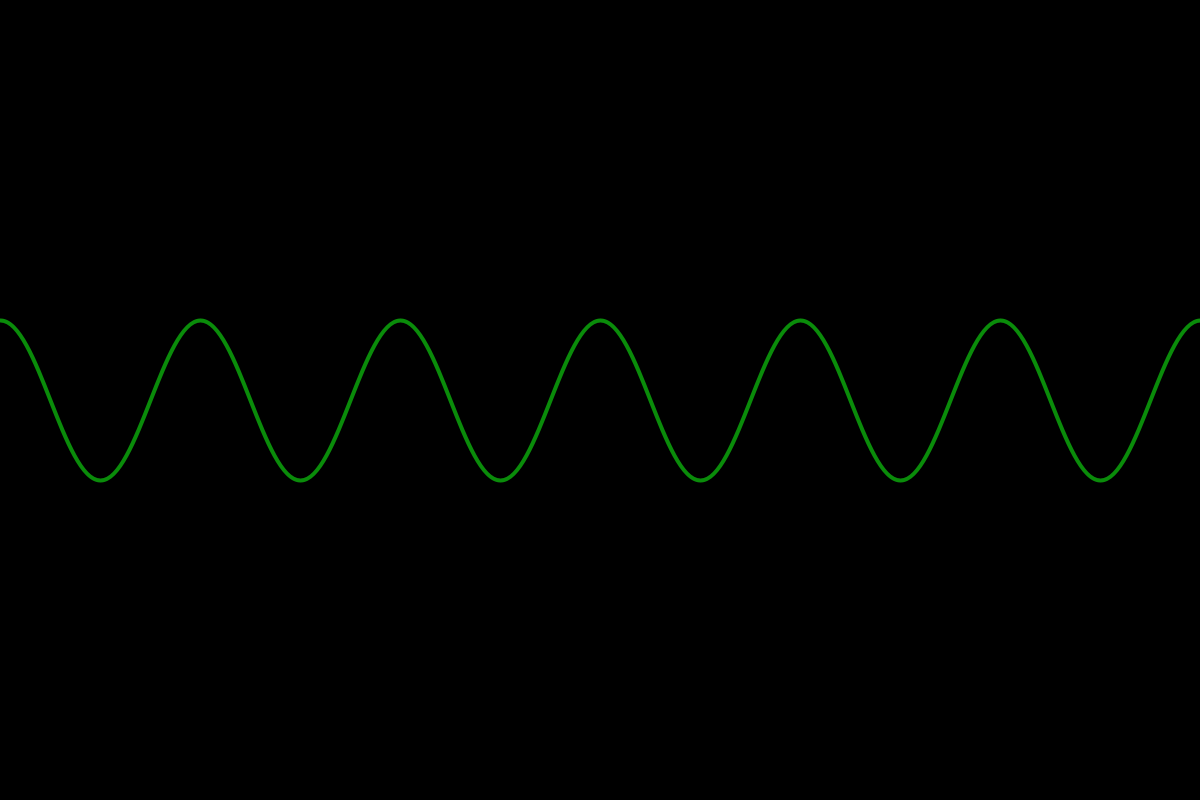
Frame 1 (no input)
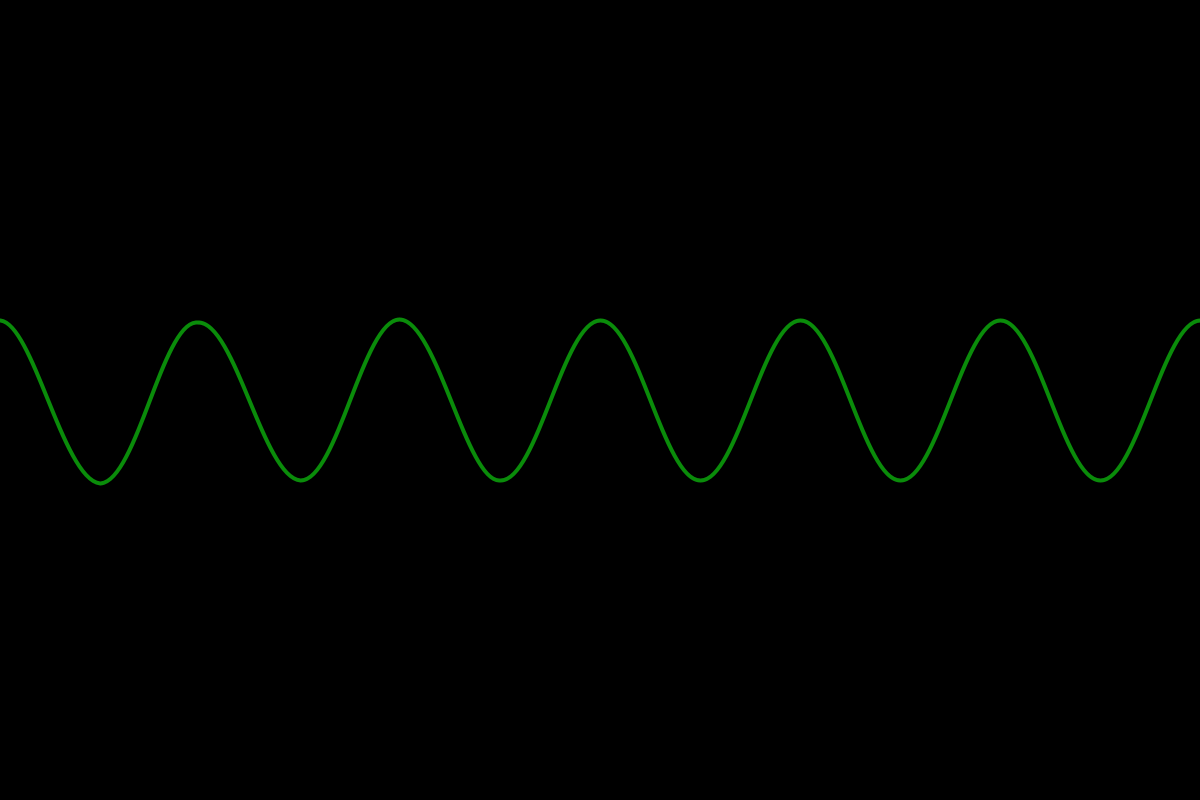
Frame 60 (the mouse pressed at the canvas centre just before this capture)
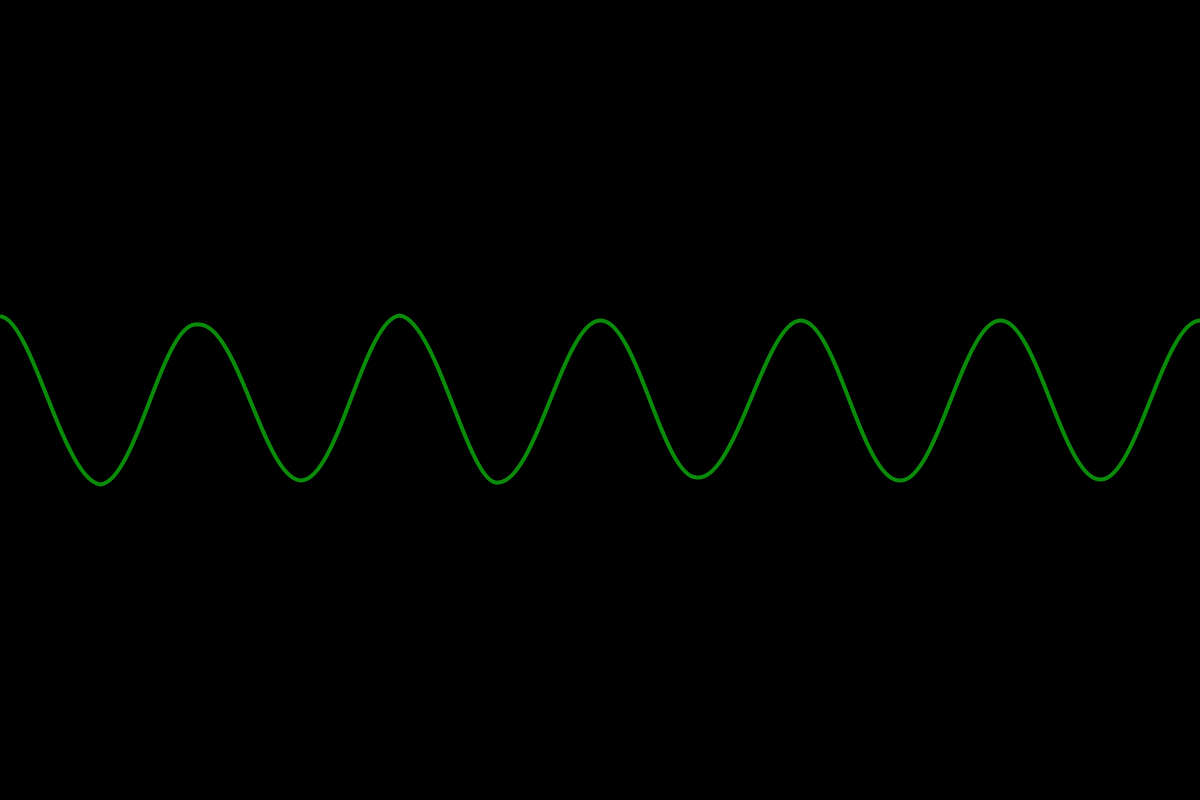
Frame 120 (the mouse held since frame 60 and released just before this capture)

The Processing sketch that drew these frames (run headless with seeded random() and noise(); from frame 60 on, the mouse is pressed at the canvas centre):

// Processing sketch: draw_sins4
// ── draw_sins4.pde
/*
  A shifting sin wave
  bezier array is created, 
  then num_moving elements are Shifted at random.
  
  !!due to split bezier, immediately rough edges occur
*/

int len = 0;
Shift [] wave = new Shift[50];
Shift [] funky = new Shift[50];

void setup()
{
  size(1200,800);
  frameRate(60);
  wave = bez_ray(height/10, height/2, 200);
}

int num_moving = 10;
float ran_x = 5;
float ran_y = 5;

void draw()
{
  // update
  // if moving < 2
  // shift by rand impulse
  
  int moving =0;
  
  for(int i=0; i<wave.length; i++){
     int ret = wave[i].update();
     if( ret!=1){
       // x on target
       moving ++;
     }
  }
  
  // if not all moving, add new moving
  //    at 10% chance, so not all moving together 
  if(moving < num_moving && random(1)<0.1 )
  {
    // chose random one, not moving
    int ran = int( random(wave.length) );
    while( wave[ran].is_still() != 1){
       ran = int( random(wave.length) );
    }
    
    // add random impulse
    wave[ran].impulse( ran_x*randomGaussian(), ran_y*randomGaussian() );
    
  }
  
  
  // randomize
  
  background(0);
  
  noFill();
  stroke(10,140,10);
  strokeWeight(4);
  bez_draw( wave);
  
}

// Randomize

// ***     *  *  *  *
// *
// *

Shift[] bez_ray( int amplit, int offset, float wavelen)
{
  // range number of cycles in WIDTH
  float step = wavelen/2;       //width / (range/PI);
  float bez = step*0.37;
  
  //int ray_len = 1 + ceil(range/TWO_PI) *6 ;        // 1 + ceil(3*width/step);
  int ray_len = 1 + ceil(width/wavelen) *6 ;        // 1 + ceil(3*width/step);
  
  //println("estimated ", ray_len);
  //println(" ceil ", ceil(width/wavelen) );
  
  Shift [] ray = new Shift[ray_len];
  int r_l = 0;
  
  // ~ Initialise
  for(int i=0; i<ray_len; i++){
     ray[i] = new Shift(0,0);
     ray[i].speed(6);
  }
  
  // Fill array
  float w=0;
  while(w < width)
  {
    //println("x/y ",r_l," ", w );
    
    // add first anchor point, after first is always last from previous
    if(r_l ==0){
      ray[r_l].Set( w, offset-amplit);    
      r_l++;
    }
     
    // c1 
    ray[r_l].Set( w+bez, offset-amplit);
    r_l++;
    
    w += step;
    
    // c2
    ray[r_l].Set( w-bez, offset+amplit);
    r_l++;
    // p2
    ray[r_l].Set( w, offset+amplit);
    r_l++;
    // c2.1
    ray[r_l].Set( w+bez, offset+amplit);
    r_l++;
    
    w += step;
    
    // c2.2
    ray[r_l].Set( w-bez, offset-amplit);
    r_l++;
    // p2.2
    ray[r_l].Set( w, offset-amplit);
    r_l++;
    
    // w += step done by for loop
  }  // Eo for
  
  //println("r_l", r_l);
  //println("array length ", ray.length);

  return ray;
  // Eo bez_sin()
}

void bez_draw( Shift[] ray )
{
  beginShape();
  
  vertex(ray[0].x, ray[0].y);
  //println("drawer len : ", ray.length );
  
  for(int x=1; x<ray.length; x+=3)
  {
    // add first vertex, after first is from last
    
    // c1, c2, p2
    bezierVertex( ray[x+0].x, ray[x+0].y,    
                   ray[x+1].x, ray[x+1].y,  
                    ray[x+2].x, ray[x+2].y );
    
  }  // Eo for
  
  endShape();
  // Eo bez_draw
}  

void rand_sin( int amplit, int offset, float range)
{
  // range number of cycles in WIDTH
  float step = width / (range/PI);
  float bez = step*0.37;
  float factor_x = 10;
  float factor_y = 10;
  
  PVector rand= new PVector();
  
  beginShape();
  
  PVector last = new PVector( );
  PVector now = new PVector( );
  
  for(float x=0; x<=width; x+=step)
  {
    if(x==0){
      // always start on peak
      last.set(0,offset +amplit);
      vertex( last.x, last.y);
    }
    else
    {
      //rand.set( noise(x), noise(x) );
      rand.set( randomGaussian()*factor_x, randomGaussian()*factor_y );
      
      // since starting on peak, next is trough
      // bezierVertex( c1, c1,   c2, c2,   p2, p2)
      now.set( x +rand.x, offset - amplit +rand.y);
      bezierVertex( last.x+bez, last.y,   now.x-bez, now.y,    now.x,  now.y);
      last.set(now);
      
      x += step;
      rand.set( randomGaussian(), randomGaussian() );
      now.set( x +rand.x, offset + amplit +rand.y);
      bezierVertex( last.x+bez, last.y,   now.x-bez, now.y,    now.x,  now.y);
      last.set(now);
    }  // Eo else
    
  }  // Eo for
  endShape();
  
  // Eo bez_sin()
}


// ## ##        Class
// #
// #


public class Shift
{
  public float x,y;
  float tx, ty;
  public float speed;
  
  public float minStep = 0.1;
  public float maxStep = 5;
  public float lastStep = 0.3;
  
  public Shift(float xx, float yy){
    x = xx;
    tx = xx;
    y = yy;
    ty = yy;
    speed = 3;
  }
  
  public float X(){
     return x; 
  }
  
  public float Y(){
     return y; 
  }
  
  public void speed( float S){
     speed = S; 
  }
  
  public int is_still( ) {
     if( x==tx && y==ty )
       return 1;
     else
       return 0;
  }
  
  public void Set(float xx, float yy) {
     x = xx;
     y = yy;
     tx = xx;
     ty = yy;
  }
  
  public void towards( float nx, float ny){
    tx = nx;
    ty = ny;
  }
  
  public void impulse(float ix, float iy ){
    tx = x + ix;
    ty = y + iy;
  }
  
  // returns 1 if point has reached target
  public int update( ){
    int ret = 0;
    float val;
    
    //println("vals ", x, " : ", y );
    //println("diff ", (tx-x), " : ", (ty-y) );
    
    float dif = tx - x;
    
    //  -------  do X
   if(dif != 0)
   {
     if( abs(dif) <= lastStep) {
         x = tx;
         ret = 1;
       }
       else
       {
         val = dif / (speed * 60);
         
         if( abs(val) > maxStep)
         {
           if(tx > x)
               val = maxStep;
             else
               val = -maxStep;           
         }
         else if( abs(val) < minStep ) 
         {
             if(tx > x)
               val = minStep;
             else
               val = -minStep;             
         }
         
         x += val;  
       }   // Eo else
        
   }  // Eo diff NOT 0
   else
   {
     // diff = 0
      ret = 1; 
   }
   
   // ----------    do Y
   dif = ty - y;
   if(dif != 0){
     
     if( abs(dif) < lastStep){
        y = ty;
        if(ret==1)
          return 1;
        else
          return 0;
     }
     else
     {
       val = dif / (speed * 60);
       
       if( abs(val) > maxStep)
       {
         if( ty > y)
             val = maxStep;
           else
             val = -maxStep;
       }
       else if( abs(val) < minStep)
       {
           if( ty > y)
             val = minStep;
           else
             val = -minStep;
       }
       
       y += val;
       ret = 0;
     }  // Eo else
     
   }  // Eo diff=0
   else
   {
     if(ret==1)
       return 1;
     else
       return 0;
   }
   
   return ret; 
  }
  
  
  // Eo class
}
